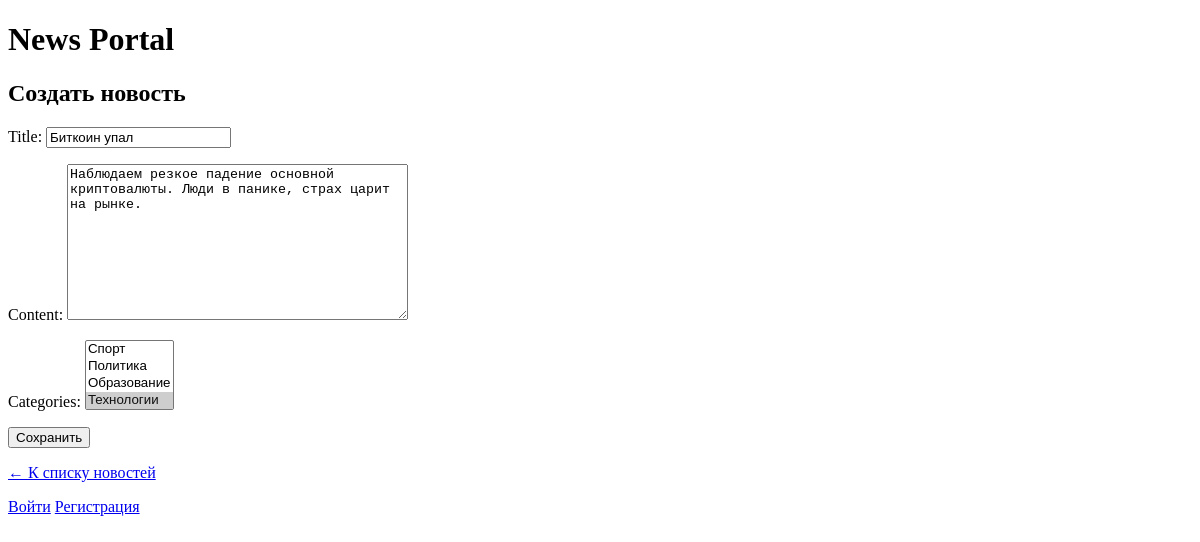
The page /news/articles/4/edit/ on the database as committed earlier.
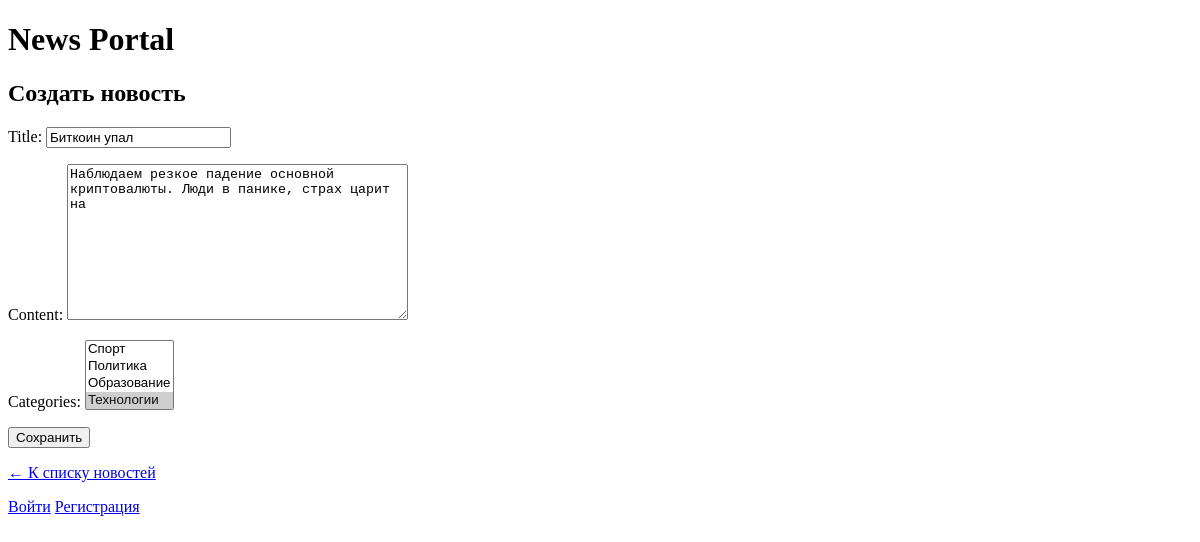
The same page on the database as committed later.
### news/models.py (models this page shows, shortened)
class Post(models.Model):
    ARTICLE = 'AR'
    NEWS = 'NW'
    POST_TYPES = [
        (ARTICLE, 'Статья'),
        (NEWS, 'Новость'),
    ]
    author = models.ForeignKey(Author, on_delete=models.CASCADE)
    post_type = models.CharField(max_length=2, choices=POST_TYPES, default=ARTICLE)
    created_at = models.DateTimeField(auto_now_add=True)
    title = models.CharField(max_length=255)
    content = models.TextField()
    rating = models.IntegerField(default=0)
    categories = models.ManyToManyField(Category, through='PostCategory')

### news/views.py (the view, shortened to what this page needs)
# urls.py: path('articles/<int:pk>/edit/', ArticleUpdate.as_view(), name='article_edit'),
class ArticleUpdate(UpdateView):
    model = Post
    form_class = NewsForm
    template_name = 'news/article_create.html'
    success_url = reverse_lazy('articles_list')

### news/forms.py
class NewsForm(ModelForm):
    class Meta:
        model = Post
        fields = ['title', 'content', 'categories']

### news/models.py (called while the page is built)
    def __str__(self):
        return self.name

### news/templates/news/article_create.html (shortened to what this page needs)
{% extends 'news/default.html' %}
{% block content %}
    <h2>Создать новость</h2>
    <form method="post">
        {{ form.as_p }}
        <button type="submit">Сохранить</button>
    </form>
    <p><a href="{% url 'articles_list' %}">← К списку новостей</a></p>
{% endblock %}

Rows that differ between the two databases and show on the page:
changed Post "Биткоин упал": content "Наблюдаем резкое падение основной криптовалюты. Люди в панике, страх царит на рынке." → "Наблюдаем резкое падение основной криптовалюты. Люди в панике, страх царит на"
